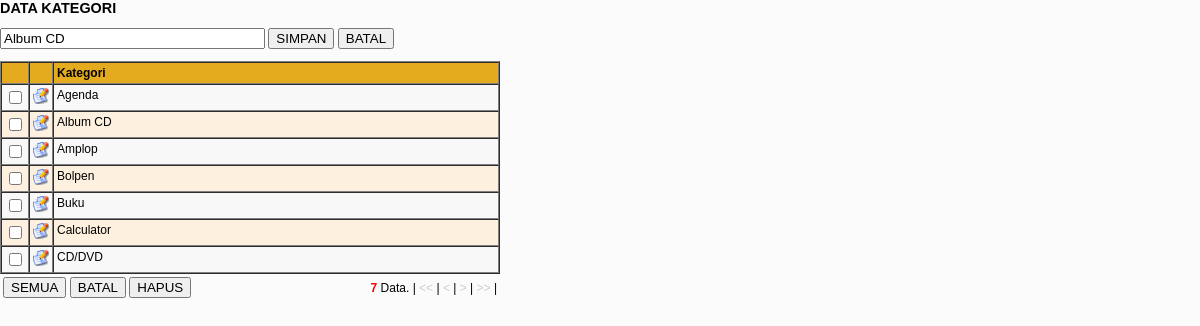
/adm/trans/beli_brg_kat.php?s=edit&kd=0170b2124adc2ed255ad3eb47dda6498, run on the app's committed database.
### tables this page shows
CREATE TABLE `m_kategori` (
  `kd` varchar(50) NOT NULL DEFAULT '',
  `kategori` varchar(100) NOT NULL DEFAULT ''
);

### inc/config.php (called while the page is built, shortened)
<?php
$sumber = "http://localhost/sisfotoko/";
$limit = "25";
$warna01 = "#F8F8F8";
$warna02 = "#FDF0DE";
$warnaover = "#ffddbb";
$warnaheader = "#E5AB1F";
$warnatext = "black";
?>

### adm/trans/beli_brg_kat.php (the view, shortened to what this page needs)
<?php
require("../../inc/config.php");
require("../../inc/fungsi.php");
require("../../inc/class/paging2.php");
$filenya = "beli_brg_kat.php";
$s = nosql($_REQUEST['s']);
$x_enter = 'onKeyDown="var keyCode = event.keyCode;
if (keyCode == 13)
	{
	document.formx.btnSMP.focus();
	}
"';
if ($s == "edit")
	{
	$kdx = nosql($_REQUEST['kd']);
	$qx = mysql_query("SELECT * FROM m_kategori ".
						"WHERE kd = '$kdx'");
	$rowx = mysql_fetch_assoc($qx);
	$kategori = balikin($rowx['kategori']);
	}
$p = new Pager();
$start = $p->findStart($limit);
$sqlcount = "SELECT * FROM m_kategori ".
				"ORDER BY kategori ASC";
$sqlresult = $sqlcount;
$count = mysql_num_rows(mysql_query($sqlcount));
$pages = $p->findPages($count, $limit);
$result = mysql_query("$sqlresult LIMIT ".$start.", ".$limit);
$pagelist = $p->pageList($_GET['page'], $pages, $target);
$data = mysql_fetch_array($result);
echo '<form action="'.$filenya.'" method="post" name="formx">
<p>
<input name="kategori" type="text" value="'.$kategori.'" size="30" '.$x_enter.'>
<input name="btnSMP" type="submit" value="SIMPAN">
<input name="btnBTL" type="submit" value="BATAL">
</p>
<table width="500" border="1" cellspacing="0" cellpadding="3">
<tr valign="top" bgcolor="'.$warnaheader.'">
<td width="1%">&nbsp;</td>
<td width="1%">&nbsp;</td>
<td><strong><font color="'.$warnatext.'">Kategori</font></strong></td>
</tr>';
if ($count != 0)
	{
	do {
		if ($warna_set ==0)
			{
			$warna = $warna01;
			$warna_set = 1;
			}
		else
			{
			$warna = $warna02;
			$warna_set = 0;
			}
		$nomer = $nomer + 1;
		$kd = nosql($data['kd']);
		$kategori = balikin($data['kategori']);
		echo "<tr valign=\"top\" bgcolor=\"$warna\" onmouseover=\"this.bgColor='$warnaover';\" onmouseout=\"this.bgColor='$warna';\">";
		echo '<td>
		<input type="checkbox" name="item'.$nomer.'" value="'.$kd.'">
        </td>
		<td>
		<a href="'.$filenya.'?s=edit&kd='.$kd.'"><img src="'.$sumber.'/img/edit.gif" width="16" height="16" border="0"></a>
		</td>
		<td>'.$kategori.'</td>
        </tr>';
		}
	while ($data = mysql_fetch_assoc($result));
	}
echo '</table>
<table width="500" border="0" cellspacing="0" cellpadding="3">
<tr>
<td width="250">
<input name="jml" type="hidden" value="'.$count.'">
<input name="s" type="hidden" value="'.$s.'">
<input name="kd" type="hidden" value="'.$kdx.'">
<input name="btnALL" type="button" value="SEMUA" onClick="checkAll('.$count.')">
<input name="btnBTL" type="reset" value="BATAL">
<input name="btnHPS" type="submit" value="HAPUS">
</td>
<td align="right">
<strong><font color="#FF0000">'.$count.'</font></strong> Data. '.$pagelist.'
</td>
</tr>
</table>
</form>
<br><br><br>';
exit();
?>

### inc/style/toko.css (style rules this page uses)
body { font-family: Verdana, Arial, Helvetica, sans-serif; font-size: 12px; background-color: #FFFFFF; color: #000000; }
td { font-family: Verdana, Arial, Helvetica, sans-serif; font-size: 12px; color: #000000; }
a { color: #000000; text-decoration: underline; }
a:link { color: #000000; text-decoration: underline; }

### data on the page
m_kategori: kategori "Album CD"
m_kategori: kategori "Agenda"
m_kategori: kategori "Amplop"
m_kategori: kategori "Bolpen"
m_kategori: kategori "Buku"
m_kategori: kategori "Calculator"
m_kategori: kategori "CD/DVD"

### other printed values
$count "7"
